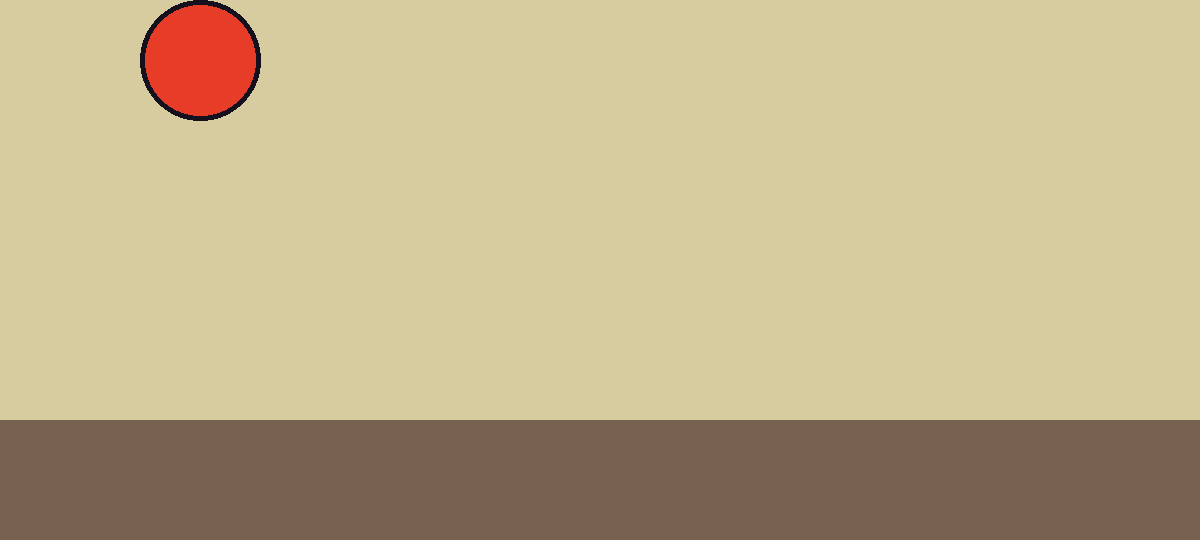
#> input picture tools/art3d/review/fixtures/frames/f00000000.png, 1200 x 540 px; its folder holds 4 pictures in this run
$ python prune.py ../art3d/review/fixtures/frames
#> lines starting #> are read from the running program, lines starting #| are printed output that depends on the picture
### tools/bakery/validate.py
#!/usr/bin/env python3
"""validate — judge a baked clip without a human looking at it.

An agent cannot see motion. These checks are the substitute: they fail the things that actually go
wrong in a bake — an empty frame, a stalled frame, a silhouette too mushy to read at game size, a
character clipped by the edge of its own cell. Everything is measured off the rendered PNGs, so it
tests what will ship, not what the rig intended.

    python3 tools/bakery/validate.py /tmp/bake/throw_0.8 [--min-change 0.02] [--read-px 48]
"""
from __future__ import annotations

import argparse
import glob
import json
import os
import sys

import numpy as np
from PIL import Image


# [6 lines left out: function alpha_stack, not called in this run]


def sil_one(alpha: np.ndarray, px: int) -> np.ndarray:
    """Binary silhouette of one frame downsampled to `px` — what the shape reads as at game size.
    prune.py uses this same function, so a frame prune keeps can never fail validation as dead."""
    im = Image.fromarray((alpha > 96).astype(np.uint8) * 255).resize((px, px), Image.BILINEAR)
    return np.array(im) > 96


def silhouette(a: np.ndarray, px: int) -> np.ndarray:
    return np.stack([sil_one(f, px) for f in a])


# [96 lines left out: functions check, main, not called in this run]


# [2 lines that do not run on import are left out]

### tools/bakery/prune.py
#!/usr/bin/env python3
"""prune — drop rendered frames you cannot tell apart at game size.

Pose-space distance is a poor proxy for what the player sees: a finger moving 2 cm changes the pose
numbers and changes nothing on screen. So the dedupe happens here, on the rendered silhouette at the
size the sprite will actually be drawn. Frame 0 and the accent are never dropped. A dropped frame's
screen time is handed to the frame before it, so pruning never changes how long a clip takes — it
only stops the atlas paying for poses nobody can see. On a loop the last frame is also compared with
the first, because that is the frame it is shown next to.

    python3 tools/bakery/prune.py /tmp/bakery_frames/idle [--min-change 0.004] [--read-px 48]
"""
from __future__ import annotations

import argparse
import glob
import json
import os

import numpy as np
from PIL import Image

from validate import sil_one


def main() -> None:
    ap = argparse.ArgumentParser()
    ap.add_argument("dir")
    ap.add_argument("--min-change", type=float, default=0.004)
    ap.add_argument("--read-px", type=int, default=48)
    a = ap.parse_args()

    paths = sorted(glob.glob(os.path.join(a.dir, "f*.png")))
    if len(paths) < 2:
        return
    mp = os.path.join(a.dir, "meta.json")
    meta = json.load(open(mp)) if os.path.exists(mp) else {}
    accent = int(meta.get("accent", 0))

    sils = [sil_one(np.array(Image.open(p).convert("RGBA"))[:, :, 3], a.read_px) for p in paths]
#> in sil_one, `im = Image.fromarray((alpha > 96).astype(np.uint8) * 255).resize((px, ..`: im: PIL image 48x48 L; every value is 255
#> in sil_one, `return np.array(im) > 96`: returned value: shape (48, 48) bool; every value is 1
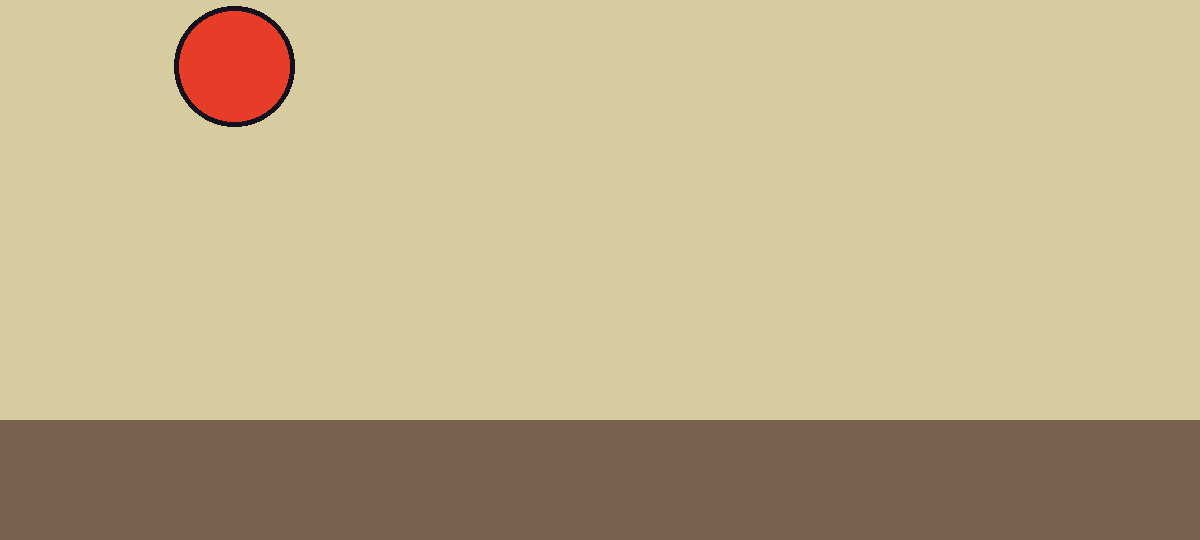
#> input picture tools/art3d/review/fixtures/frames/f00000001.png, 1200 x 540 px
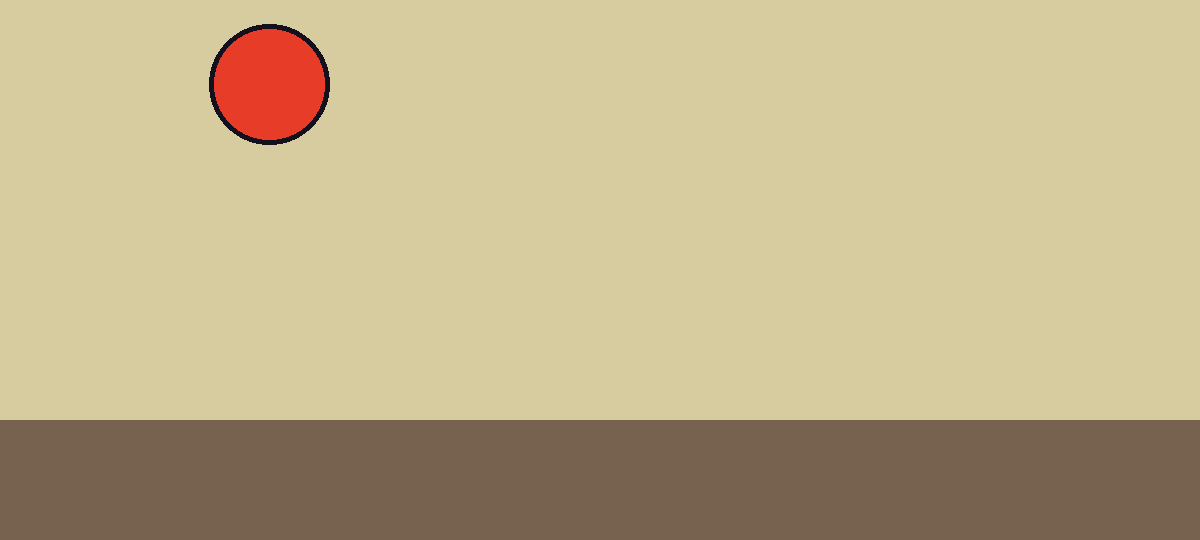
#> input picture tools/art3d/review/fixtures/frames/f00000002.png, 1200 x 540 px
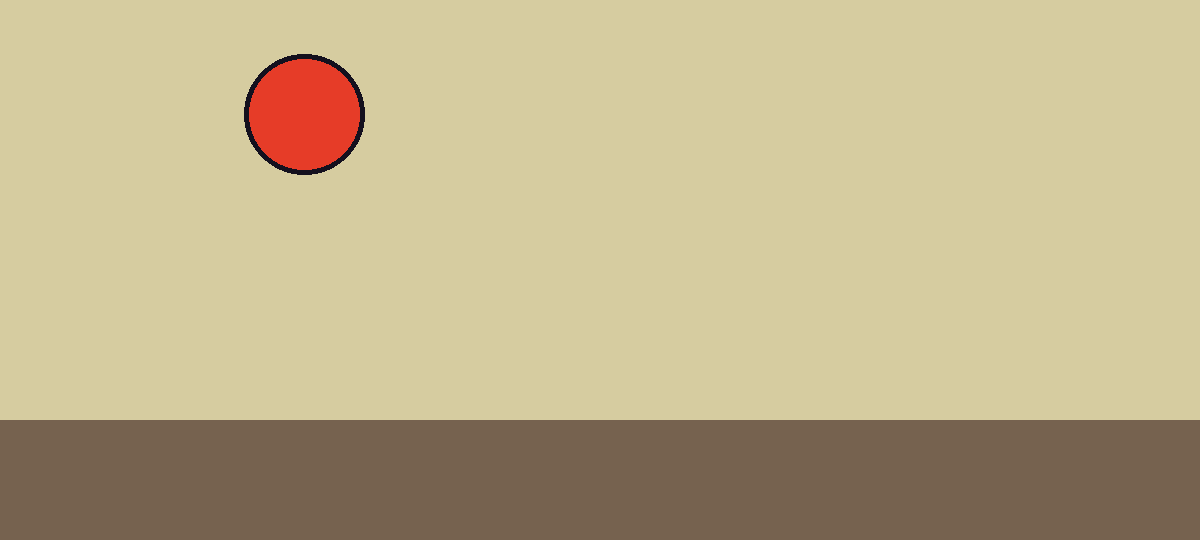
#> input picture tools/art3d/review/fixtures/frames/f00000003.png, 1200 x 540 px
#> sils = 4 items
    durs = list(meta.get("durations", [0.0] * len(paths)))
    keep = [0]
    kdur = [durs[0]]
    for i in range(1, len(paths)):
        seam_dup = (bool(meta.get("loop")) and i == len(paths) - 1 and i != accent
                    and float((sils[i] ^ sils[0]).mean()) < a.min_change)
        if not seam_dup and (i == accent or float((sils[i] ^ sils[keep[-1]]).mean()) >= a.min_change):
            keep.append(i)
            kdur.append(durs[i])
        else:
            kdur[-1] += durs[i]
#> after the loop, kdur = [0]; keep = [0]
    # a loop's last frame sits next to its first: keep folding it back while the two are the same
    # pose, or every cycle stutters on a held frame
    while (meta.get("loop") and len(keep) > 2 and keep[-1] != accent
           and float((sils[keep[-1]] ^ sils[0]).mean()) < a.min_change):
        keep.pop()
        d = kdur.pop()
        kdur[-1] += d
#> this loop made 0 passes
    if len(keep) == len(paths):
        return

    imgs = [Image.open(p).copy() for p in paths]
#> imgs = 4 items
    for p in paths:
        os.remove(p)
    for new_i, old_i in enumerate(keep):
        imgs[old_i].save(os.path.join(a.dir, f"f{new_i:03d}.png"))
#> this loop made 1 pass
#> (new_i, old_i) on pass 1: (0, 0)
    meta["frames"] = len(keep)
    meta["durations"] = [round(d, 4) for d in kdur]
    if "source_frames" in meta:
        meta["source_frames"] = [meta["source_frames"][i] for i in keep]
    if "hands" in meta:
        meta["hands"] = {h: [pts[i] for i in keep] for h, pts in meta["hands"].items()}
    if "reach" in meta:
        r = meta["reach"]
        r["w"] = [r["w"][i] for i in keep]
        r["err_px"] = {h: [e[i] for i in keep] for h, e in r["err_px"].items()}
    meta["accent"] = keep.index(accent) if accent in keep else 0
    meta["pruned"] = len(paths) - len(keep)
    with open(mp, "w") as fh:
        json.dump(meta, fh, indent=2)
    print(f"[prune] {os.path.basename(a.dir)}: dropped {len(paths) - len(keep)} "
          f"indistinguishable frame(s), {len(keep)} left")
#| [prune] frames: dropped 3 indistinguishable frame(s), 1 left


if __name__ == "__main__":
    main()
